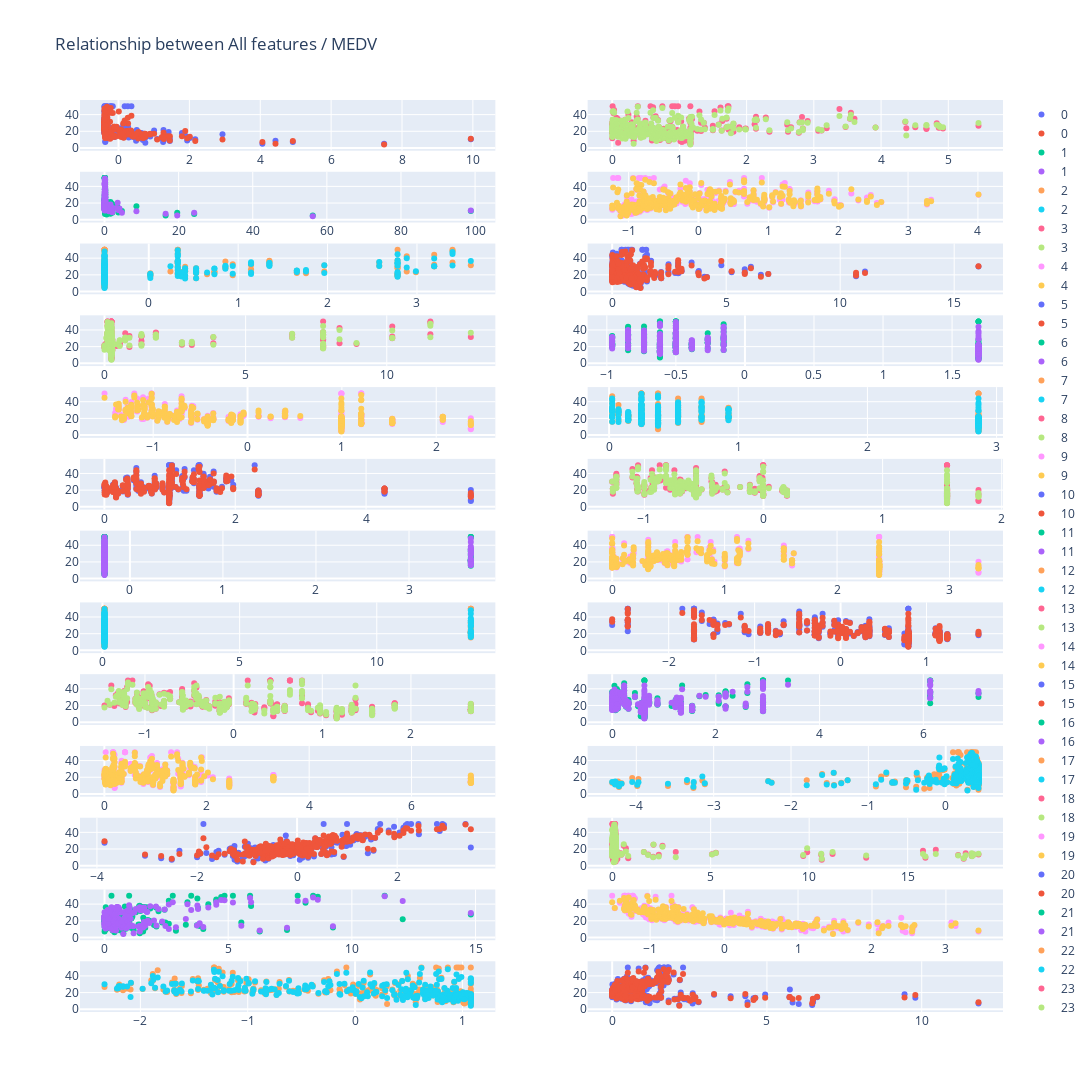

The notebook cell this image was saved under:
### Code cell
plot_result(X_train_z_feature_df, y_train_df, y_train_pred_df, 2)

### Figure 1 — Plotly figure (JSON) as saved in the notebook; plotly's stock layout.template omitted (floating-point values rounded to 4 significant figures; data arrays with more than 128 entries replaced by an {"elided": "..."} marker saying what was removed)
{"data": [{"customdata": {"elided": "303 int values"}, "hovertemplate": "index:%{customdata} (X: %{x}, y: %{y})", "mode": "markers", "name": "0", "type": "scatter", "x": {"elided": "303 float values"}, "xaxis": "x", "y": {"elided": "303 float values"}, "yaxis": "y"}, {"customdata": {"elided": "303 int values"}, "hovertemplate": "index:%{customdata} (X: %{x}, y: %{y})", "mode": "markers", "name": "0", "type": "scatter", "x": {"elided": "303 float values"}, "xaxis": "x", "y": {"elided": "303 float values"}, "yaxis": "y"}, {"customdata": {"elided": "303 int values"}, "hovertemplate": "index:%{customdata} (X: %{x}, y: %{y})", "mode": "markers", "name": "1", "type": "scatter", "x": {"elided": "303 float values"}, "xaxis": "x3", "y": {"elided": "303 float values"}, "yaxis": "y3"}, {"customdata": {"elided": "303 int values"}, "hovertemplate": "index:%{customdata} (X: %{x}, y: %{y})", "mode": "markers", "name": "1", "type": "scatter", "x": {"elided": "303 float values"}, "xaxis": "x3", "y": {"elided": "303 float values"}, "yaxis": "y3"}, {"customdata": {"elided": "303 int values"}, "hovertemplate": "index:%{customdata} (X: %{x}, y: %{y})", "mode": "markers", "name": "2", "type": "scatter", "x": {"elided": "303 float values"}, "xaxis": "x5", "y": {"elided": "303 float values"}, "yaxis": "y5"}, {"customdata": {"elided": "303 int values"}, "hovertemplate": "index:%{customdata} (X: %{x}, y: %{y})", "mode": "markers", "name": "2", "type": "scatter", "x": {"elided": "303 float values"}, "xaxis": "x5", "y": {"elided": "303 float values"}, "yaxis": "y5"}, {"customdata": {"elided": "303 int values"}, "hovertemplate": "index:%{customdata} (X: %{x}, y: %{y})", "mode": "markers", "name": "3", "type": "scatter", "x": {"elided": "303 float values"}, "xaxis": "x7", "y": {"elided": "303 float values"}, "yaxis": "y7"}, {"customdata": {"elided": "303 int values"}, "hovertemplate": "index:%{customdata} (X: %{x}, y: %{y})", "mode": "markers", "name": "3", "type": "scatter", "x": {"elided": "303 float values"}, "xaxis": "x7", "y": {"elided": "303 float values"}, "yaxis": "y7"}, {"customdata": {"elided": "303 int values"}, "hovertemplate": "index:%{customdata} (X: %{x}, y: %{y})", "mode": "markers", "name": "4", "type": "scatter", "x": {"elided": "303 float values"}, "xaxis": "x9", "y": {"elided": "303 float values"}, "yaxis": "y9"}, {"customdata": {"elided": "303 int values"}, "hovertemplate": "index:%{customdata} (X: %{x}, y: %{y})", "mode": "markers", "name": "4", "type": "scatter", "x": {"elided": "303 float values"}, "xaxis": "x9", "y": {"elided": "303 float values"}, "yaxis": "y9"}, {"customdata": {"elided": "303 int values"}, "hovertemplate": "index:%{customdata} (X: %{x}, y: %{y})", "mode": "markers", "name": "5", "type": "scatter", "x": {"elided": "303 float values"}, "xaxis": "x11", "y": {"elided": "303 float values"}, "yaxis": "y11"}, {"customdata": {"elided": "303 int values"}, "hovertemplate": "index:%{customdata} (X: %{x}, y: %{y})", "mode": "markers", "name": "5", "type": "scatter", "x": {"elided": "303 float values"}, "xaxis": "x11", "y": {"elided": "303 float values"}, "yaxis": "y11"}, {"customdata": {"elided": "303 int values"}, "hovertemplate": "index:%{customdata} (X: %{x}, y: %{y})", "mode": "markers", "name": "6", "type": "scatter", "x": {"elided": "303 float values"}, "xaxis": "x13", "y": {"elided": "303 float values"}, "yaxis": "y13"}, {"customdata": {"elided": "303 int values"}, "hovertemplate": "index:%{customdata} (X: %{x}, y: %{y})", "mode": "markers", "name": "6", "type": "scatter", "x": {"elided": "303 float values"}, "xaxis": "x13", "y": {"elided": "303 float values"}, "yaxis": "y13"}, {"customdata": {"elided": "303 int values"}, "hovertemplate": "index:%{customdata} (X: %{x}, y: %{y})", "mode": "markers", "name": "7", "type": "scatter", "x": {"elided": "303 float values"}, "xaxis": "x15", "y": {"elided": "303 float values"}, "yaxis": "y15"}, {"customdata": {"elided": "303 int values"}, "hovertemplate": "index:%{customdata} (X: %{x}, y: %{y})", "mode": "markers", "name": "7", "type": "scatter", "x": {"elided": "303 float values"}, "xaxis": "x15", "y": {"elided": "303 float values"}, "yaxis": "y15"}, {"customdata": {"elided": "303 int values"}, "hovertemplate": "index:%{customdata} (X: %{x}, y: %{y})", "mode": "markers", "name": "8", "type": "scatter", "x": {"elided": "303 float values"}, "xaxis": "x17", "y": {"elided": "303 float values"}, "yaxis": "y17"}, {"customdata": {"elided": "303 int values"}, "hovertemplate": "index:%{customdata} (X: %{x}, y: %{y})", "mode": "markers", "name": "8", "type": "scatter", "x": {"elided": "303 float values"}, "xaxis": "x17", "y": {"elided": "303 float values"}, "yaxis": "y17"}, {"customdata": {"elided": "303 int values"}, "hovertemplate": "index:%{customdata} (X: %{x}, y: %{y})", "mode": "markers", "name": "9", "type": "scatter", "x": {"elided": "303 float values"}, "xaxis": "x19", "y": {"elided": "303 float values"}, "yaxis": "y19"}, {"customdata": {"elided": "303 int values"}, "hovertemplate": "index:%{customdata} (X: %{x}, y: %{y})", "mode": "markers", "name": "9", "type": "scatter", "x": {"elided": "303 float values"}, "xaxis": "x19", "y": {"elided": "303 float values"}, "yaxis": "y19"}, {"customdata": {"elided": "303 int values"}, "hovertemplate": "index:%{customdata} (X: %{x}, y: %{y})", "mode": "markers", "name": "10", "type": "scatter", "x": {"elided": "303 float values"}, "xaxis": "x21", "y": {"elided": "303 float values"}, "yaxis": "y21"}, {"customdata": {"elided": "303 int values"}, "hovertemplate": "index:%{customdata} (X: %{x}, y: %{y})", "mode": "markers", "name": "10", "type": "scatter", "x": {"elided": "303 float values"}, "xaxis": "x21", "y": {"elided": "303 float values"}, "yaxis": "y21"}, {"customdata": {"elided": "303 int values"}, "hovertemplate": "index:%{customdata} (X: %{x}, y: %{y})", "mode": "markers", "name": "11", "type": "scatter", "x": {"elided": "303 float values"}, "xaxis": "x23", "y": {"elided": "303 float values"}, "yaxis": "y23"}, {"customdata": {"elided": "303 int values"}, "hovertemplate": "index:%{customdata} (X: %{x}, y: %{y})", "mode": "markers", "name": "11", "type": "scatter", "x": {"elided": "303 float values"}, "xaxis": "x23", "y": {"elided": "303 float values"}, "yaxis": "y23"}, {"customdata": {"elided": "303 int values"}, "hovertemplate": "index:%{customdata} (X: %{x}, y: %{y})", "mode": "markers", "name": "12", "type": "scatter", "x": {"elided": "303 float values"}, "xaxis": "x25", "y": {"elided": "303 float values"}, "yaxis": "y25"}, {"customdata": {"elided": "303 int values"}, "hovertemplate": "index:%{customdata} (X: %{x}, y: %{y})", "mode": "markers", "name": "12", "type": "scatter", "x": {"elided": "303 float values"}, "xaxis": "x25", "y": {"elided": "303 float values"}, "yaxis": "y25"}, {"customdata": {"elided": "303 int values"}, "hovertemplate": "index:%{customdata} (X: %{x}, y: %{y})", "mode": "markers", "name": "13", "type": "scatter", "x": {"elided": "303 float values"}, "xaxis": "x2", "y": {"elided": "303 float values"}, "yaxis": "y2"}, {"customdata": {"elided": "303 int values"}, "hovertemplate": "index:%{customdata} (X: %{x}, y: %{y})", "mode": "markers", "name": "13", "type": "scatter", "x": {"elided": "303 float values"}, "xaxis": "x2", "y": {"elided": "303 float values"}, "yaxis": "y2"}, {"customdata": {"elided": "303 int values"}, "hovertemplate": "index:%{customdata} (X: %{x}, y: %{y})", "mode": "markers", "name": "14", "type": "scatter", "x": {"elided": "303 float values"}, "xaxis": "x4", "y": {"elided": "303 float values"}, "yaxis": "y4"}, {"customdata": {"elided": "303 int values"}, "hovertemplate": "index:%{customdata} (X: %{x}, y: %{y})", "mode": "markers", "name": "14", "type": "scatter", "x": {"elided": "303 float values"}, "xaxis": "x4", "y": {"elided": "303 float values"}, "yaxis": "y4"}, {"customdata": {"elided": "303 int values"}, "hovertemplate": "index:%{customdata} (X: %{x}, y: %{y})", "mode": "markers", "name": "15", "type": "scatter", "x": {"elided": "303 float values"}, "xaxis": "x6", "y": {"elided": "303 float values"}, "yaxis": "y6"}, {"customdata": {"elided": "303 int values"}, "hovertemplate": "index:%{customdata} (X: %{x}, y: %{y})", "mode": "markers", "name": "15", "type": "scatter", "x": {"elided": "303 float values"}, "xaxis": "x6", "y": {"elided": "303 float values"}, "yaxis": "y6"}, {"customdata": {"elided": "303 int values"}, "hovertemplate": "index:%{customdata} (X: %{x}, y: %{y})", "mode": "markers", "name": "16", "type": "scatter", "x": {"elided": "303 float values"}, "xaxis": "x8", "y": {"elided": "303 float values"}, "yaxis": "y8"}, {"customdata": {"elided": "303 int values"}, "hovertemplate": "index:%{customdata} (X: %{x}, y: %{y})", "mode": "markers", "name": "16", "type": "scatter", "x": {"elided": "303 float values"}, "xaxis": "x8", "y": {"elided": "303 float values"}, "yaxis": "y8"}, {"customdata": {"elided": "303 int values"}, "hovertemplate": "index:%{customdata} (X: %{x}, y: %{y})", "mode": "markers", "name": "17", "type": "scatter", "x": {"elided": "303 float values"}, "xaxis": "x10", "y": {"elided": "303 float values"}, "yaxis": "y10"}, {"customdata": {"elided": "303 int values"}, "hovertemplate": "index:%{customdata} (X: %{x}, y: %{y})", "mode": "markers", "name": "17", "type": "scatter", "x": {"elided": "303 float values"}, "xaxis": "x10", "y": {"elided": "303 float values"}, "yaxis": "y10"}, {"customdata": {"elided": "303 int values"}, "hovertemplate": "index:%{customdata} (X: %{x}, y: %{y})", "mode": "markers", "name": "18", "type": "scatter", "x": {"elided": "303 float values"}, "xaxis": "x12", "y": {"elided": "303 float values"}, "yaxis": "y12"}, {"customdata": {"elided": "303 int values"}, "hovertemplate": "index:%{customdata} (X: %{x}, y: %{y})", "mode": "markers", "name": "18", "type": "scatter", "x": {"elided": "303 float values"}, "xaxis": "x12", "y": {"elided": "303 float values"}, "yaxis": "y12"}, {"customdata": {"elided": "303 int values"}, "hovertemplate": "index:%{customdata} (X: %{x}, y: %{y})", "mode": "markers", "name": "19", "type": "scatter", "x": {"elided": "303 float values"}, "xaxis": "x14", "y": {"elided": "303 float values"}, "yaxis": "y14"}, {"customdata": {"elided": "303 int values"}, "hovertemplate": "index:%{customdata} (X: %{x}, y: %{y})", "mode": "markers", "name": "19", "type": "scatter", "x": {"elided": "303 float values"}, "xaxis": "x14", "y": {"elided": "303 float values"}, "yaxis": "y14"}, {"customdata": {"elided": "303 int values"}, "hovertemplate": "index:%{customdata} (X: %{x}, y: %{y})", "mode": "markers", "name": "20", "type": "scatter", "x": {"elided": "303 float values"}, "xaxis": "x16", "y": {"elided": "303 float values"}, "yaxis": "y16"}, {"customdata": {"elided": "303 int values"}, "hovertemplate": "index:%{customdata} (X: %{x}, y: %{y})", "mode": "markers", "name": "20", "type": "scatter", "x": {"elided": "303 float values"}, "xaxis": "x16", "y": {"elided": "303 float values"}, "yaxis": "y16"}, {"customdata": {"elided": "303 int values"}, "hovertemplate": "index:%{customdata} (X: %{x}, y: %{y})", "mode": "markers", "name": "21", "type": "scatter", "x": {"elided": "303 float values"}, "xaxis": "x18", "y": {"elided": "303 float values"}, "yaxis": "y18"}, {"customdata": {"elided": "303 int values"}, "hovertemplate": "index:%{customdata} (X: %{x}, y: %{y})", "mode": "markers", "name": "21", "type": "scatter", "x": {"elided": "303 float values"}, "xaxis": "x18", "y": {"elided": "303 float values"}, "yaxis": "y18"}, {"customdata": {"elided": "303 int values"}, "hovertemplate": "index:%{customdata} (X: %{x}, y: %{y})", "mode": "markers", "name": "22", "type": "scatter", "x": {"elided": "303 float values"}, "xaxis": "x20", "y": {"elided": "303 float values"}, "yaxis": "y20"}, {"customdata": {"elided": "303 int values"}, "hovertemplate": "index:%{customdata} (X: %{x}, y: %{y})", "mode": "markers", "name": "22", "type": "scatter", "x": {"elided": "303 float values"}, "xaxis": "x20", "y": {"elided": "303 float values"}, "yaxis": "y20"}, {"customdata": {"elided": "303 int values"}, "hovertemplate": "index:%{customdata} (X: %{x}, y: %{y})", "mode": "markers", "name": "23", "type": "scatter", "x": {"elided": "303 float values"}, "xaxis": "x22", "y": {"elided": "303 float values"}, "yaxis": "y22"}, {"customdata": {"elided": "303 int values"}, "hovertemplate": "index:%{customdata} (X: %{x}, y: %{y})", "mode": "markers", "name": "23", "type": "scatter", "x": {"elided": "303 float values"}, "xaxis": "x22", "y": {"elided": "303 float values"}, "yaxis": "y22"}, {"customdata": {"elided": "303 int values"}, "hovertemplate": "index:%{customdata} (X: %{x}, y: %{y})", "mode": "markers", "name": "24", "type": "scatter", "x": {"elided": "303 float values"}, "xaxis": "x24", "y": {"elided": "303 float values"}, "yaxis": "y24"}, {"customdata": {"elided": "303 int values"}, "hovertemplate": "index:%{customdata} (X: %{x}, y: %{y})", "mode": "markers", "name": "24", "type": "scatter", "x": {"elided": "303 float values"}, "xaxis": "x24", "y": {"elided": "303 float values"}, "yaxis": "y24"}, {"customdata": {"elided": "303 int values"}, "hovertemplate": "index:%{customdata} (X: %{x}, y: %{y})", "mode": "markers", "name": "25", "type": "scatter", "x": {"elided": "303 float values"}, "xaxis": "x26", "y": {"elided": "303 float values"}, "yaxis": "y26"}, {"customdata": {"elided": "303 int values"}, "hovertemplate": "index:%{customdata} (X: %{x}, y: %{y})", "mode": "markers", "name": "25", "type": "scatter", "x": {"elided": "303 float values"}, "xaxis": "x26", "y": {"elided": "303 float values"}, "yaxis": "y26"}], "layout": {"height": 5200, "title": {"text": "Relationship between All features / MEDV"}, "width": 1200, "xaxis": {"anchor": "y", "domain": [0, 0.45]}, "xaxis10": {"anchor": "y10", "domain": [0.55, 1]}, "xaxis11": {"anchor": "y11", "domain": [0, 0.45]}, "xaxis12": {"anchor": "y12", "domain": [0.55, 1]}, "xaxis13": {"anchor": "y13", "domain": [0, 0.45]}, "xaxis14": {"anchor": "y14", "domain": [0.55, 1]}, "xaxis15": {"anchor": "y15", "domain": [0, 0.45]}, "xaxis16": {"anchor": "y16", "domain": [0.55, 1]}, "xaxis17": {"anchor": "y17", "domain": [0, 0.45]}, "xaxis18": {"anchor": "y18", "domain": [0.55, 1]}, "xaxis19": {"anchor": "y19", "domain": [0, 0.45]}, "xaxis2": {"anchor": "y2", "domain": [0.55, 1]}, "xaxis20": {"anchor": "y20", "domain": [0.55, 1]}, "xaxis21": {"anchor": "y21", "domain": [0, 0.45]}, "xaxis22": {"anchor": "y22", "domain": [0.55, 1]}, "xaxis23": {"anchor": "y23", "domain": [0, 0.45]}, "xaxis24": {"anchor": "y24", "domain": [0.55, 1]}, "xaxis25": {"anchor": "y25", "domain": [0, 0.45]}, "xaxis26": {"anchor": "y26", "domain": [0.55, 1]}, "xaxis3": {"anchor": "y3", "domain": [0, 0.45]}, "xaxis4": {"anchor": "y4", "domain": [0.55, 1]}, "xaxis5": {"anchor": "y5", "domain": [0, 0.45]}, "xaxis6": {"anchor": "y6", "domain": [0.55, 1]}, "xaxis7": {"anchor": "y7", "domain": [0, 0.45]}, "xaxis8": {"anchor": "y8", "domain": [0.55, 1]}, "xaxis9": {"anchor": "y9", "domain": [0, 0.45]}, "yaxis": {"anchor": "x", "domain": [0.9444, 1]}, "yaxis10": {"anchor": "x10", "domain": [0.6296, 0.6852]}, "yaxis11": {"anchor": "x11", "domain": [0.5509, 0.6065]}, "yaxis12": {"anchor": "x12", "domain": [0.5509, 0.6065]}, "yaxis13": {"anchor": "x13", "domain": [0.4722, 0.5278]}, "yaxis14": {"anchor": "x14", "domain": [0.4722, 0.5278]}, "yaxis15": {"anchor": "x15", "domain": [0.3935, 0.4491]}, "yaxis16": {"anchor": "x16", "domain": [0.3935, 0.4491]}, "yaxis17": {"anchor": "x17", "domain": [0.3148, 0.3704]}, "yaxis18": {"anchor": "x18", "domain": [0.3148, 0.3704]}, "yaxis19": {"anchor": "x19", "domain": [0.2361, 0.2917]}, "yaxis2": {"anchor": "x2", "domain": [0.9444, 1]}, "yaxis20": {"anchor": "x20", "domain": [0.2361, 0.2917]}, "yaxis21": {"anchor": "x21", "domain": [0.1574, 0.213]}, "yaxis22": {"anchor": "x22", "domain": [0.1574, 0.213]}, "yaxis23": {"anchor": "x23", "domain": [0.0787, 0.1343]}, "yaxis24": {"anchor": "x24", "domain": [0.0787, 0.1343]}, "yaxis25": {"anchor": "x25", "domain": [0, 0.05562]}, "yaxis26": {"anchor": "x26", "domain": [0, 0.05562]}, "yaxis3": {"anchor": "x3", "domain": [0.8657, 0.9213]}, "yaxis4": {"anchor": "x4", "domain": [0.8657, 0.9213]}, "yaxis5": {"anchor": "x5", "domain": [0.787, 0.8426]}, "yaxis6": {"anchor": "x6", "domain": [0.787, 0.8426]}, "yaxis7": {"anchor": "x7", "domain": [0.7083, 0.7639]}, "yaxis8": {"anchor": "x8", "domain": [0.7083, 0.7639]}, "yaxis9": {"anchor": "x9", "domain": [0.6296, 0.6852]}}}
